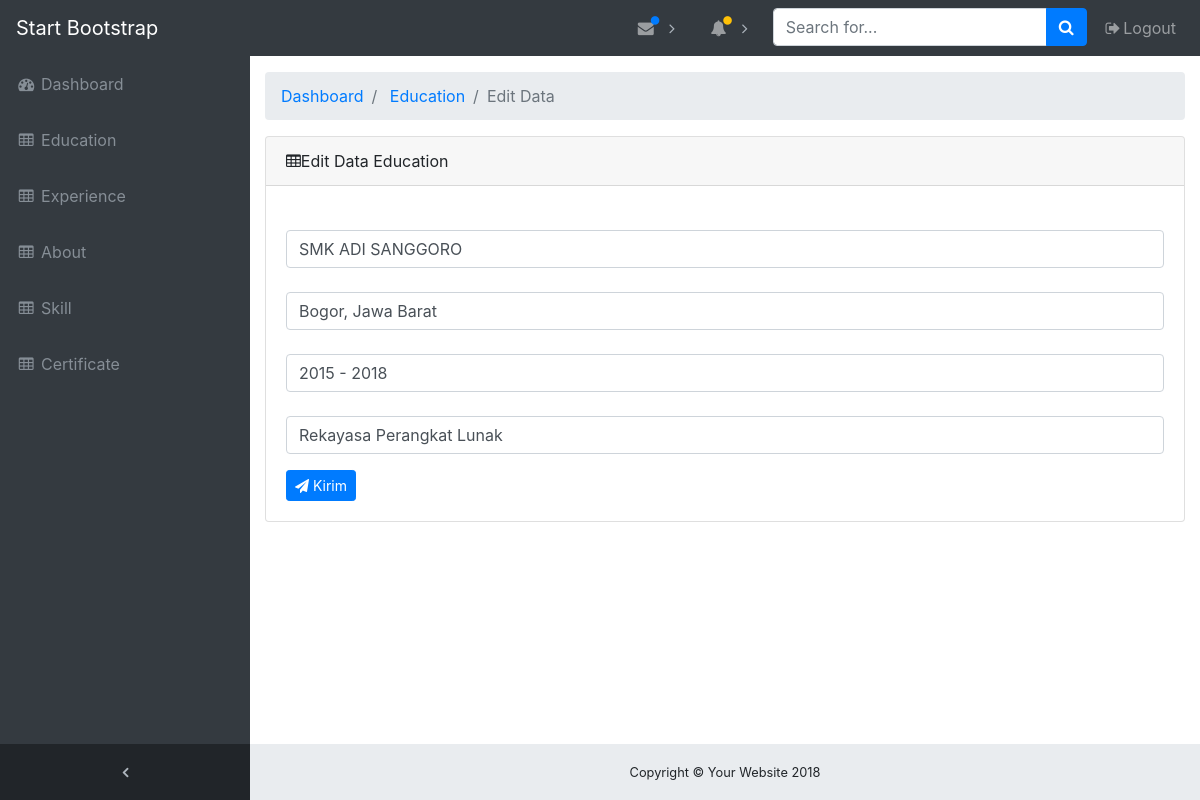
The app's page /Education/edit/2 with its own data.
### tables this page shows
CREATE TABLE `sekolah` (
  `id_sekolah` int(11) NOT NULL,
  `nama` varchar(25) NOT NULL,
  `tempat` text NOT NULL,
  `tahun` varchar(15) NOT NULL,
  `jurusan` varchar(25) NOT NULL
);

### application/controllers/Education.php (called while the page is built, shortened)
<?php
class Education extends CI_Controller {
	public function __construct(){
		$this->load->model('m_index');
		$this->load->library('session');
	}
	public function edit(){
		$id = $this->uri->segment(3);
		$where = array('id_sekolah' => $id, );
		$edit = $this->m_index->edit('sekolah',$where)->result_array();
		foreach ($edit as $h) {
			$data['id_sekolah'] = $h['id_sekolah'];
			$data['nama'] = $h['nama'];
			$data['tempat'] = $h['tempat'];
			$data['tahun'] = $h['tahun'];
			$data['jurusan'] = $h['jurusan'];
		}
		$this->load->view('admin/education/edit',$data);
	}
}

### index.php (called while the page is built, shortened)
<?php
require_once BASEPATH.'core/CodeIgniter.php';

### application/models/M_index.php (called while the page is built, shortened)
<?php
	class m_index extends CI_Model{
		public function edit($table,$where){
			return $this->db->get_where($table,$where);
		}
	}
 ?>

### application/views/admin/education/edit.php (the view)
<?php
	include "konten/header_admin.php";
 	include "konten/sidebar_admin.php";
 ?>
 <div class="content-wrapper">
 <div class="container-fluid">
      <ol class="breadcrumb">
        <li class="breadcrumb-item">
          <a href="<?php echo base_url('Dashboard'); ?>">Dashboard</a>
        </li>
        <li class="breadcrumb-item">
          <a href="<?php echo base_url('Education'); ?>">Education</a>
        </li>
        <li class="breadcrumb-item active">Edit Data</li>
      </ol>
</div>
<div class="container">
	<div class="card mb-3">
        <div class="card-header">
          <i class="fa fa-table"></i>Edit Data Education</div>
        <div class="card-body">
        	<form action="<?php echo base_url('education/proses_edit'); ?>" method="post">
				<div class="form-group">
			<input type="hidden" name="id_sekolah" class="form-control" value="<?php echo $id_sekolah ?>"><br>
				<input type="text" name="nama" class="form-control" value="<?php echo $nama ?>"><br>
				<input type="text" name="tempat" class="form-control" value="<?php echo $tempat ?>"><br>
				<input type="text" name="tahun" class="form-control" value="<?php echo $tahun ?>"><br>
				<input type="text" name="jurusan" class="form-control" value="<?php echo $jurusan ?>">
				</div>
        	<button name="submit" class="btn btn-primary btn-sm"><i class="fa fa-send"></i> Kirim</button>
        	</form>
        </div>
  	</div>
</div>
 <?php include "konten/footer_admin.php"; ?>
</div>
</body>
</html>

### asset/css/sb-admin.css (style rules this page uses)
html { position: relative; min-height: 100%; }
body { overflow-x: hidden; }
body.sticky-footer { margin-bottom: 56px; }
body.sticky-footer .content-wrapper { min-height: calc(100vh - 56px - 56px); }
body.fixed-nav { padding-top: 56px; }
.content-wrapper { min-height: calc(100vh - 56px); padding-top: 1rem; }
.content-wrapper { overflow-x: hidden; background: white; }
@media (min-width: 992px) { .content-wrapper { margin-left: 250px; } }

### records on screen
sekolah: nama "SMK ADI SANGGORO", tempat "Bogor, Jawa Barat", tahun "2015 - 2018", jurusan "Rekayasa Perangkat Lunak"
